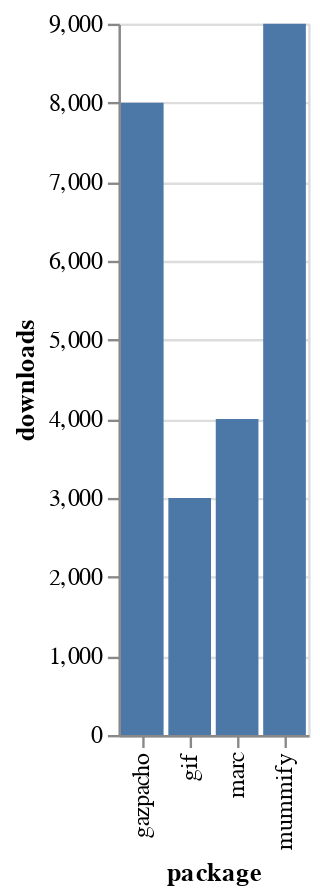

The notebook cell this image was saved under:
### Markdown cell above
<img src="../images/github.png" alt="github" width="200">

### Code cell
packages = pd.DataFrame({
    'downloads': [8000, 3000, 9000, 4000],
    'package': ['gazpacho', 'gif', 'mummify', 'marc']
})

alt.Chart(packages).mark_bar().encode(
    x='package',
    y='downloads'
)

### Figure 1 — Vega-Lite specification as saved in the notebook (floating-point values rounded to 4 significant figures)
{"config": {"view": {"continuousWidth": 400, "continuousHeight": 300}}, "data": {"name": "data-c4ebe93af349d50fdf080b16b04d264f"}, "mark": "bar", "encoding": {"x": {"type": "nominal", "field": "package"}, "y": {"type": "quantitative", "field": "downloads"}}, "$schema": "https://vega.github.io/schema/vega-lite/v4.8.1.json", "datasets": {"data-c4ebe93af349d50fdf080b16b04d264f": [{"downloads": 8000, "package": "gazpacho"}, {"downloads": 3000, "package": "gif"}, {"downloads": 9000, "package": "mummify"}, {"downloads": 4000, "package": "marc"}]}}
